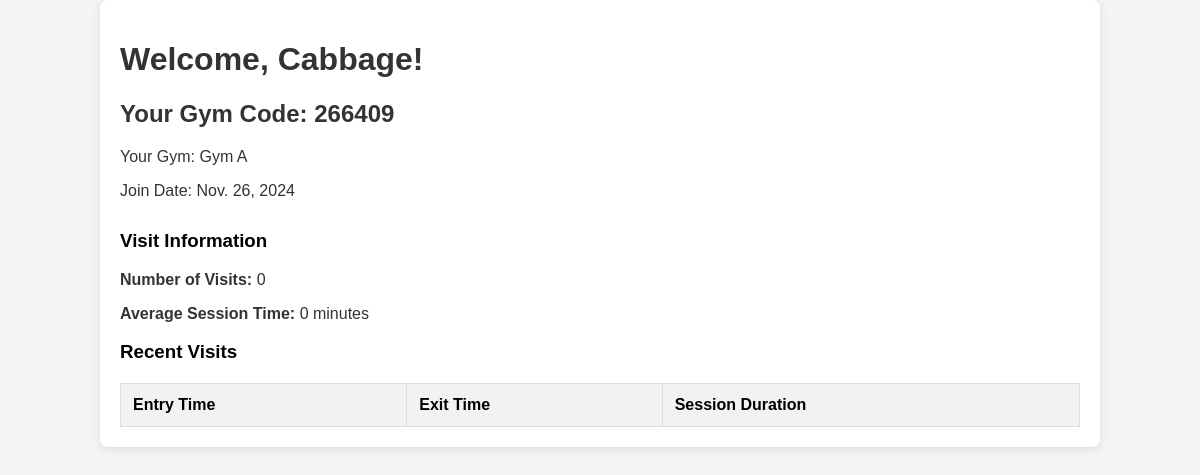
/member-dashboard/ (signed in), run on an earlier commit of the app's database.
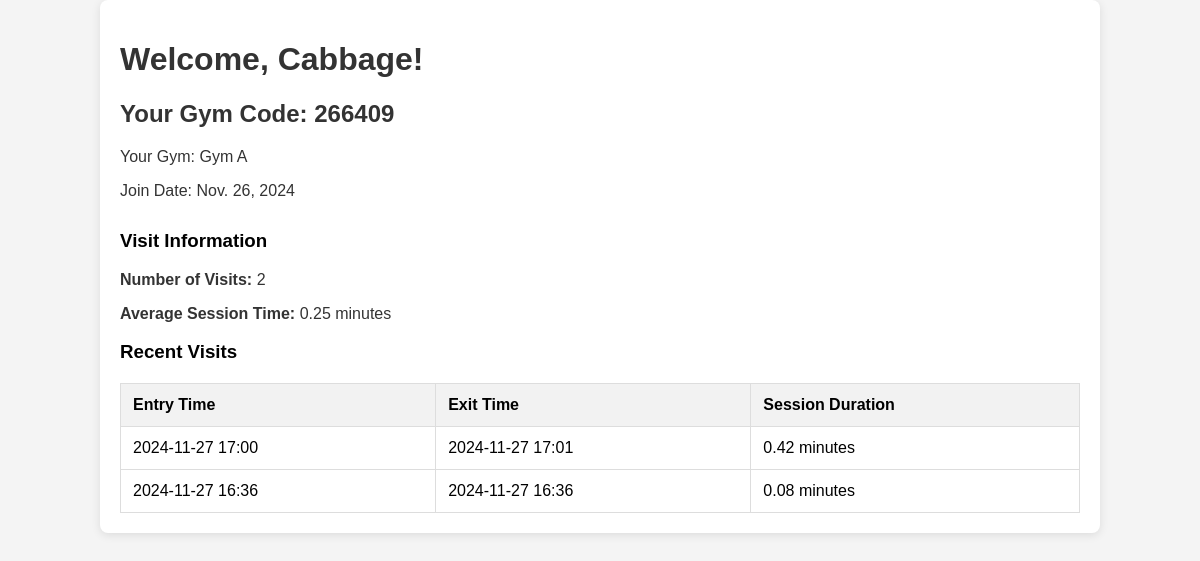
And on a later commit of the database.
### core/models.py (models this page shows, shortened)
class Member(models.Model):
    user = models.OneToOneField(User, on_delete=models.CASCADE)
    gym = models.ForeignKey(Gym, on_delete=models.SET_NULL, related_name='members', null=True) # Null = True so if a gym is deleted the members are not lost
    contact_number = models.CharField(max_length=15)
    date_of_birth = models.DateField(null=True, blank=True)  # Optional date of birth
    address = models.TextField(blank=True, null=True)  # Optional address field
    active = models.BooleanField(default=False)
    join_date = models.DateField(auto_now_add=True)  # Automatically set when the member is created
    gym_code = models.CharField(max_length=6, unique=True, blank=True)

class Gym(models.Model):
    gym_id = models.AutoField(primary_key=True)
    name = models.CharField(max_length=255)
    slug = models.SlugField(unique=True, blank=True)
    address = models.TextField(blank=True, null=True)
    owners = models.ManyToManyField(GymOwner, related_name='gyms')

class Visit(models.Model):
    member = models.ForeignKey(Member, on_delete=models.CASCADE, related_name='visits')
    gym_code = models.CharField(max_length=6) # Users gym code
    entry_time = models.DateTimeField(auto_now_add=True) # Automatically set when the visit is created
    exit_time = models.DateTimeField(null=True, blank=True)
    has_exit = models.BooleanField(default=False)
    default_exit_duration = timedelta(hours=1, minutes=12)
    default_exit_threshold = timedelta(hours=4)
    @classmethod
    def get_number_of_visits(cls, member):
        return cls.objects.filter(member=member, exit_time__isnull=False).count()
    @classmethod
    def get_average_session_time(cls, member):
        visits = cls.objects.filter(member=member, exit_time__isnull=False)
        total_session_time = timedelta(seconds=0)
        valid_visits_count = 0
        for visit in visits:
            exit_time = visit.exit_time or (visit.entry_time + visit.default_exit_duration)
            total_session_time += (exit_time - visit.entry_time)
            valid_visits_count += 1
        if valid_visits_count > 0:
            average_session_time = total_session_time / valid_visits_count
            return round((average_session_time.total_seconds() / 60),2)  # Convert to minutes
        return 0  # No visits, return 0 minute

### core/views.py (the view)
# urls.py: path('member-dashboard/', views.member_dashboard, name='member_dashboard'),
@login_required
def member_dashboard(request):
    user = request.user
    try:
        member = Member.objects.get(user=user)
        number_of_visits = Visit.get_number_of_visits(member)
        average_session_time = Visit.get_average_session_time(member)
        recent_visits = Visit.objects.filter(member=member).order_by('-entry_time')[:5]
        for visit in recent_visits:
            if visit.exit_time:
                visit.session_duration = round(((visit.exit_time - visit.entry_time).total_seconds() / 60), 2)  # in minutes
            else:
                visit.session_duration = '--'
        context = {
            'role': 'Member',
            'gym_name': member.gym.name,
            'join_date': member.join_date,
            'member_code': member.gym_code if member.gym_code else "No code assigned",
            'member_name': user.get_full_name().capitalize() or user.username.capitalize(),
            'number_of_visits': number_of_visits,
            'average_session_time': average_session_time,
            'recent_visits': recent_visits,
        }
        return render(request, 'member_dashboard.html', context)
    except Member.DoesNotExist:
        messages.error(request, "No member profile found.")
        return redirect('login')

### core/templates/member_dashboard.html (shortened to what this page needs)
<!DOCTYPE html>
<html lang="en">
<head>
</head>
<body>
    <div class="container">
        <h1>Welcome, {{ member_name }}!</h1>
        <h2>Your Gym Code: {{ member_code }}</h2>
        <p>Your Gym: {{ gym_name }}</p>
        <p>Join Date: {{ join_date }}</p>
        <div class="stats">
            <h3>Visit Information</h3>
            <p><strong>Number of Visits:</strong> {{ number_of_visits }}</p>
            <p><strong>Average Session Time:</strong> {{ average_session_time }} minutes</p>
        </div>
        <h3>Recent Visits</h3>
        <table>
            <thead>
                <tr>
                    <th>Entry Time</th>
                    <th>Exit Time</th>
                    <th>Session Duration</th>
                </tr>
            </thead>
            <tbody>
                {% for visit in recent_visits %}
                <tr>
                    <td>{{ visit.entry_time|date:"Y-m-d H:i" }}</td>
                    <td>
                        {% if visit.exit_time %}
                            {{ visit.exit_time|date:"Y-m-d H:i" }}
                        {% else %}
                            Not yet exited
                        {% endif %}
                    </td>
                    <td>{{ visit.session_duration }} minutes</td>
                </tr>
                {% endfor %}
            </tbody>
        </table>
    </div>
</body>
</html>

### core/templates/member_dashboard.html (style rules this page uses)
body { font-family: Arial, sans-serif; margin: 0; padding: 0; background-color: #f4f4f4; }
h1, h2, p { color: #333; }
.container { width: 80%; margin: 0 auto; padding: 20px; background-color: white; border-radius: 8px; box-shadow: 0 2px 10px rgba(0, 0, 0, 0.1); }
table { width: 100%; margin-top: 20px; border-collapse: collapse; }
table, th, td { border: 1px solid #ddd; }
th, td { padding: 12px; text-align: left; }
th { background-color: #f2f2f2; }
.stats { margin-top: 30px; }

What changed in the data, as far as the page shows it:
added Visit: entry_time "2024-11-27 17:00", exit_time "2024-11-27 17:01", session_duration "0.42"
added Visit: entry_time "2024-11-27 16:36", exit_time "2024-11-27 16:36", session_duration "0.08"
Also different on the page:
{{ number_of_visits }}: "0" → "2"
{{ average_session_time }}: "0" → "0.25"
